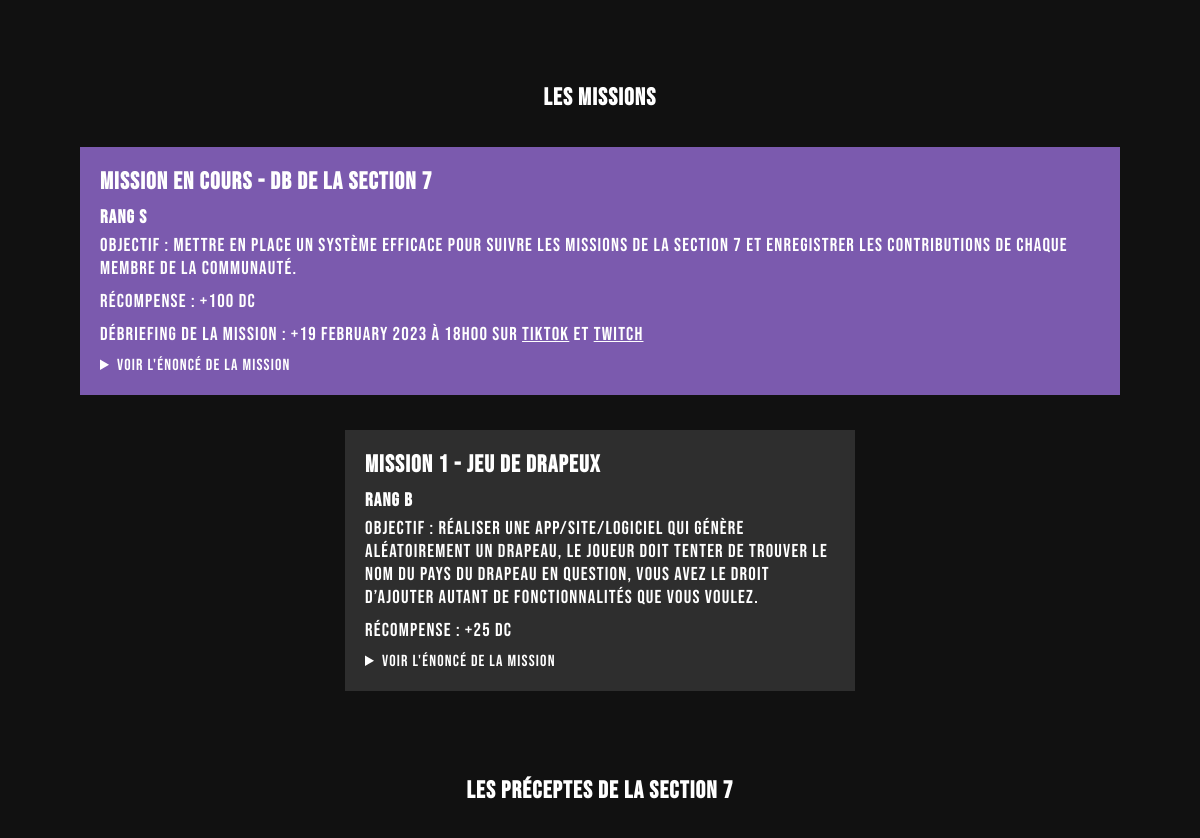
Before: / (middle part) with the older database file.
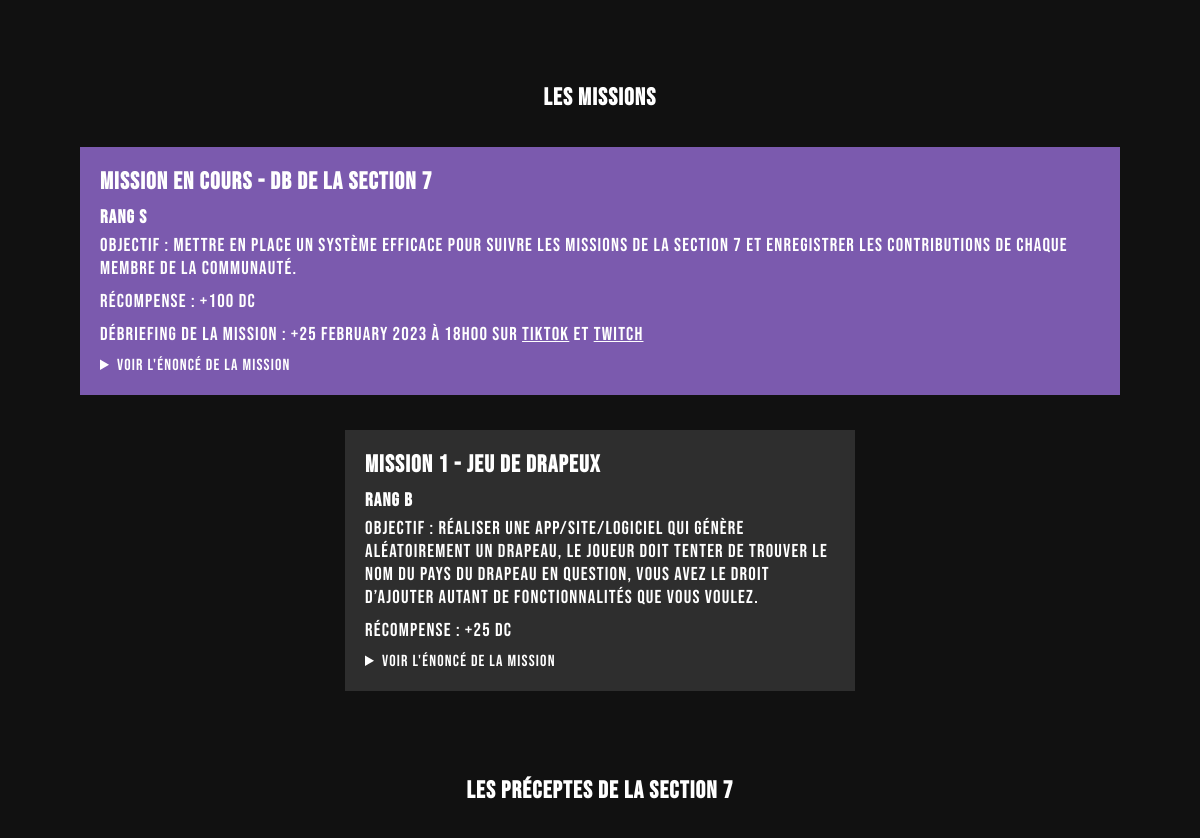
After: the same page with the newer database file.
### tables this page shows
CREATE TABLE `missions_desc` (
  `idMission` int(11) NOT NULL,
  `nomMission` varchar(300) NOT NULL,
  `rangMission` varchar(1) NOT NULL,
  `objectifMission` mediumtext NOT NULL,
  `recompense` int(11) NOT NULL,
  `enonce` text DEFAULT NULL,
  `statut` varchar(10000) NOT NULL,
  `deadline` datetime NOT NULL
);

### inc/missions.php (shortened to what this page needs)
<?php
require_once('lib/db.php');
$stmt = $db->prepare('SELECT * FROM missions_desc WHERE statut="A"');
$stmt->execute();
$row = $stmt->fetch();
$date_str = $row['deadline'];
$date = new DateTime($date_str);
$date_format = strftime('%e %B %Y à %Hh%M', $date->getTimestamp());
?>
<section class="missions" id="missions">
    <div class="container">
      <h2 class="newSectionH1">Les Missions</h2>
      <div class="mission-wrapper">
        <div class="mission urgent" style="max-width: 1000px;">
            <h3 class="mission-title">Mission en cours - <?php echo($row['nomMission']);?></h3>
            <h3>Rang <?php echo($row['rangMission']);?></h3>
            <h3 class="recomp">Objectif : <?php echo($row['objectifMission']); ?></h3>
            <h3 class="recomp">Récompense : <span>+<?php echo($row['recompense']);?> DC</span></h3>
            <h3 class="recomp">Débriefing de la mission : <span>+<?php echo $date_format;?></span> sur <a href="https://www.tiktok.com/@mauvetech"><u>TikTok</u> et <a href="https://www.twitch.tv/mauvetech"><u>Twitch</u ></a></h3>
            <details>
                <summary>Voir l'énoncé de la mission</summary>
            </details>
        </div>
        <?php
        $stmt = $db->prepare('SELECT * FROM missions_desc WHERE statut="F" LIMIT 3');
        $stmt->execute();
        $count = $stmt->rowCount();
        $oldMissions = $stmt->fetchAll();
        if ($count === 1) {
            foreach ($oldMissions as $oldMission) {
                echo '<div class="mission" style="max-width: 470px; margin: 0 auto; margin-top: 35px;">
                <h3 class="mission-title">Mission '. $oldMission['idMission'] .' - '. $oldMission['nomMission'] .'</h3>
                <h3>Rang '. $oldMission["rangMission"] .'</h3>
                <h3 class="recomp">Objectif : '.$oldMission["objectifMission"].'</h3>
                <h3 class="recomp">Récompense : <span>+'.$oldMission["recompense"].' DC</span></h3>
                <details>
                <summary>Voir l\'énoncé de la mission</summary>
                <p>'.$oldMission["enonce"].'</p>
                </details>
                </div>';
                echo '</div>';
            }
        }
    ?>
    </div>
</section>

Changed rows visible on the page:
changed missions_desc "DB de la Section 7": deadline "19 February 2023 à 18h00" → "25 February 2023 à 18h00"
